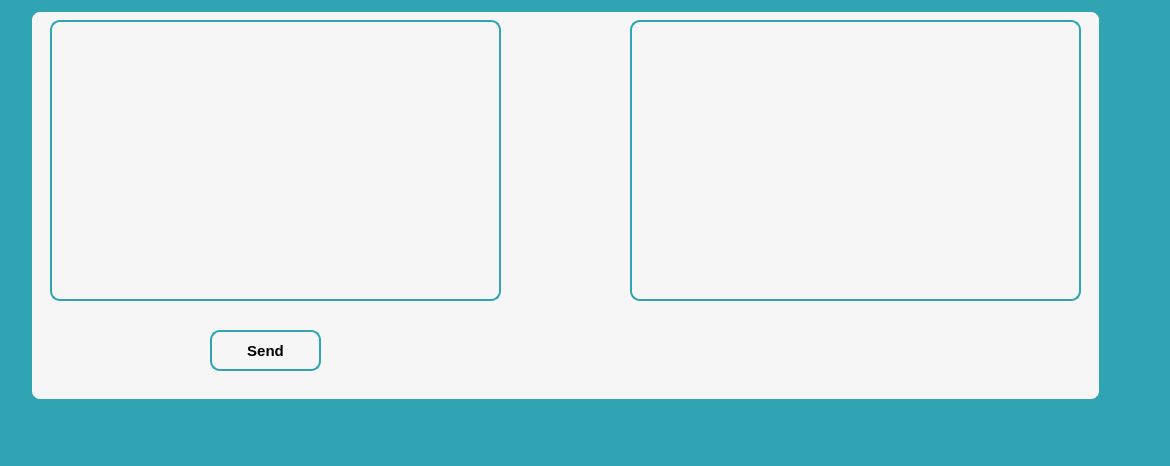
<?xml version="1.0" encoding="UTF-8"?>
<ui version="4.0">
 <class>chat</class>
 <widget class="QDialog" name="chat">
  <property name="geometry">
   <rect>
    <x>0</x>
    <y>0</y>
    <width>1170</width>
    <height>466</height>
   </rect>
  </property>
  <property name="windowTitle">
   <string>Dialog</string>
  </property>
  <property name="styleSheet">
   <string notr="true">#chat{
background-color: #31a4b4}</string>
  </property>
  <property name="modal">
   <bool>true</bool>
  </property>
  <widget class="QTextEdit" name="messageTextEdit">
   <property name="geometry">
    <rect>
     <x>50</x>
     <y>20</y>
     <width>451</width>
     <height>281</height>
    </rect>
   </property>
   <property name="styleSheet">
    <string notr="true">#messageTextEdit {
    background-color: #f6f6f6;
    border: 2px solid #31a4b4;
    border-radius: 10px;
}

##messageTextEdit QHeaderView::section {
    background-color: #31a4b4;
    color: #ffffff;
    border: 1px solid #5bab99;
    border-radius: 5px;
}

##messageTextEdit QTableCornerButton::section {
    background-color: #31a4b4;
    border: 1px solid #5bab99;
}

##messageTextEdit QTableView {
    alternate-background-color: #e0e0e0;
}

##messageTextEdit QTableView:selected {
    background-color: #31a4b4;
    color: #ffffff;
}

##messageTextEdit QLineEdit {
    border: 1px solid #5bab99;
    border-radius: 5px;
    padding: 2px;
    selection-background-color: #31a4b4;
}

##messageTextEdit QTableView::indicator:checked {
    background-color: #31a4b4;
    border: 1px solid #5bab99;
}

##messageTextEdit QTableView::indicator:unchecked {
    background-color: #f6f6f6;
    border: 1px solid #5bab99;
}</string>
   </property>
  </widget>
  <widget class="QPlainTextEdit" name="chatDisplayTextEdit">
   <property name="geometry">
    <rect>
     <x>630</x>
     <y>20</y>
     <width>451</width>
     <height>281</height>
    </rect>
   </property>
   <property name="styleSheet">
    <string notr="true">#chatDisplayTextEdit{
    background-color: #f6f6f6;
    border: 2px solid #31a4b4;
    border-radius: 10px;
}

#chatDisplayTextEdit QHeaderView::section {
    background-color: #31a4b4;
    color: #ffffff;
    border: 1px solid #5bab99;
    border-radius: 5px;
}

#chatDisplayTextEdit QTableCornerButton::section {
    background-color: #31a4b4;
    border: 1px solid #5bab99;
}

#chatDisplayTextEdit QTableView {
    alternate-background-color: #e0e0e0;
}

#chatDisplayTextEdit QTableView:selected {
    background-color: #31a4b4;
    color: #ffffff;
}

#chatDisplayTextEdit QLineEdit {
    border: 1px solid #5bab99;
    border-radius: 5px;
    padding: 2px;
    selection-background-color: #31a4b4;
}

#chatDisplayTextEdit QTableView::indicator:checked {
    background-color: #31a4b4;
    border: 1px solid #5bab99;
}

#chatDisplayTextEdit QTableView::indicator:unchecked {
    background-color: #f6f6f6;
    border: 1px solid #5bab99;
}</string>
   </property>
  </widget>
  <widget class="QPushButton" name="SendButton">
   <property name="geometry">
    <rect>
     <x>210</x>
     <y>330</y>
     <width>111</width>
     <height>41</height>
    </rect>
   </property>
   <property name="font">
    <font>
     <pointsize>11</pointsize>
     <weight>75</weight>
     <bold>true</bold>
    </font>
   </property>
   <property name="styleSheet">
    <string notr="true">#SendButton{
 background-color: #f6f6f6;
    border: 2px solid #31a4b4;
    border-radius: 10px;
    padding: 5px;
    selection-background-color: #31a4b4;
}

#SendButton:hover{
background-color: #5bab99;
}</string>
   </property>
   <property name="text">
    <string>Send</string>
   </property>
  </widget>
  <widget class="QLabel" name="label">
   <property name="geometry">
    <rect>
     <x>520</x>
     <y>130</y>
     <width>61</width>
     <height>61</height>
    </rect>
   </property>
   <property name="text">
    <string/>
   </property>
   <property name="pixmap">
    <pixmap>photos/send.png</pixmap>
   </property>
   <property name="scaledContents">
    <bool>true</bool>
   </property>
  </widget>
  <widget class="QLabel" name="tablelabel">
   <property name="geometry">
    <rect>
     <x>30</x>
     <y>10</y>
     <width>1071</width>
     <height>391</height>
    </rect>
   </property>
   <property name="styleSheet">
    <string notr="true">#tablelabel {
    background-color: #f6f6f6;
    border: 2px solid #31a4b4;
    border-radius: 10px; /* Adjust the border radius as needed */
    padding: 5px; /* Add padding for better appearance */
}
</string>
   </property>
   <property name="text">
    <string/>
   </property>
  </widget>
  <zorder>tablelabel</zorder>
  <zorder>messageTextEdit</zorder>
  <zorder>chatDisplayTextEdit</zorder>
  <zorder>SendButton</zorder>
  <zorder>label</zorder>
 </widget>
 <resources/>
 <connections/>
</ui>
